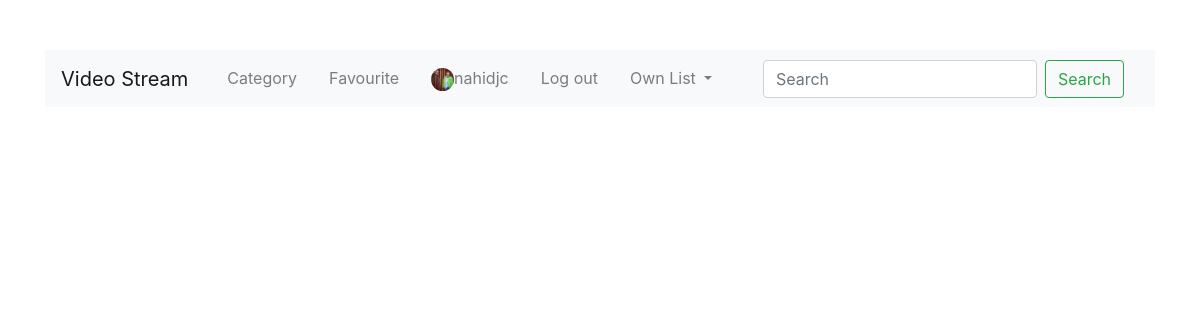
The page /stream/my-videos/ (signed in) on the database as committed earlier.
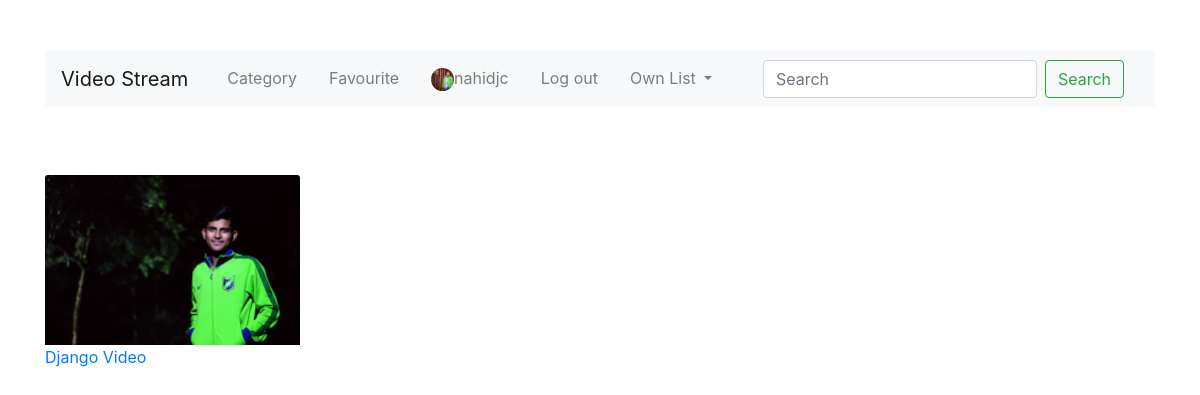
The same page on the database as committed later.
### Login_App/models.py (models this page shows, shortened)
class Profile(models.Model):
    user = models.OneToOneField(
        User, on_delete=models.CASCADE, related_name='profile')
    profile_picture = models.ImageField(
        upload_to='profile_picture', blank=True)
    about = models.CharField(max_length=250, blank=True)
    fullname = models.CharField(max_length=255, blank=True)
    website = models.URLField(blank=True)

### Stream_App/models.py (models this page shows, shortened)
class Video(models.Model):
    user = models.ForeignKey(
        User, on_delete=models.CASCADE, related_name='post_user')
    video_title = models.CharField(max_length=250, verbose_name='Put a Title')
    slug = models.SlugField(max_length=250, unique=True)
    video_content = models.FileField(
        verbose_name='Upload Video', upload_to='videos')
    thumbnail = models.ImageField(
        verbose_name='Add to Thumbnail', upload_to='thumbnails', blank=True)
    publish_date = models.DateTimeField(auto_now_add=True)
    update_date = models.DateTimeField(auto_now=True)
    class Meta:
        ordering = ['-publish_date']

### Stream_App/views.py (the view)
# urls.py: path('my-videos/', views.MyVideos.as_view(), name='my_videos'),
class MyVideos(LoginRequiredMixin, TemplateView):
    template_name = "Stream_App/myvideos.html"

### templates/Stream_App/myvideos.html (shortened to what this page needs)
{% extends 'base.html'%}
{% load crispy_forms_tags %}
{% block body_block %}
{% include "navbar.html" %}
<div class="card-deck">
    <div class="container">
        <div class="row mb-5 pb-5">
            {% for video in user.post_user.all %}
            <div class="col-md-3 mt-5">
                <img src="/media/{{video.thumbnail}}" class="img-fluid card-img-top" alt="">
                <a href="{% url 'Stream_App:details_videos' slug=video.slug %}" class="text">{{video.video_title}}</a>
            </div>
            {% endfor %}
        </div>
    </div>
</div>
{% endblock %}

### templates/base.html (shortened to what this page needs)
<!doctype html>
{% load static %}
<html lang="en">
<head>
    <link rel="stylesheet" href="https://stackpath.bootstrapcdn.com/bootstrap/4.5.2/css/bootstrap.min.css"
>
    <link rel="stylesheet" href="{% static 'css/mystyle.css' %}">
</head>
<body>
    <div class="container" style='padding-top:50px'>
        {% block body_block %}
        {% endblock %}
</body>
</html>

### templates/navbar.html (shortened to what this page needs)
<!DOCTYPE html>
{% load static %}
<head>
    <link rel="stylesheet" href="https://stackpath.bootstrapcdn.com/bootstrap/4.5.2/css/bootstrap.min.css"
>
    <link rel="stylesheet" href="https://cdnjs.cloudflare.com/ajax/libs/font-awesome/4.7.0/css/font-awesome.min.css">
    <link rel="stylesheet" href="{% static 'css/mystyle.css' %}">
</head>
<body>
    <nav class="navbar navbar-expand-lg navbar-light bg-light">
        <a class="navbar-brand" href="{% url 'home' %}">Video Stream</a>
        <div class="collapse container navbar-collapse" id="navbarSupportedContent">
            <ul class="navbar-nav mr-auto">
                <li class="nav-item pr-3">
                    <a class="nav-link" href="#">Category</a>
                </li>
                <li class="nav-item pr-3">
                    <a class="nav-link" href="#">Favourite</a>
                </li>
                {% if user.is_authenticated %}
                <li class="nav-item pr-3">
                    {% if user.profile.profile_picture %}
                    <a class="nav-link" href="{% url 'Login_App:profile' %}"><img
                            src="/media/{{user.profile.profile_picture}}" alt="" width="23px" height="23px"
                            class="rounded-circle">{{user.username}}</a>
                    {% else %}
                    <a class="nav-link" href="{% url 'Login_App:profile' %}"><img src="/static/images/avatar.jpg"
                            width="23px" height="23px" class="rounded-circle" alt="default">{{user.username}}</a>
                    {% endif %}
                </li>
                <li class="nav-item pr-3">
                    <a class="nav-link" href="{% url 'Login_App:logout' %}">Log out</a>
                </li>
                {% endif %}
                <li class="nav-item dropdown pr-3">
                    <a class="nav-link dropdown-toggle" href="#" id="navbarDropdown" role="button"
                        data-toggle="dropdown" aria-haspopup="true" aria-expanded="false">
                        Own List
                    </a>
                </li>
            </ul>
            <form class="form-inline my-2 my-lg-0" method="GET">
                <input class="form-control mr-sm-2" type="search" placeholder="Search" aria-label="Search"
                    name="search">
                <button class="btn btn-outline-success my-2 my-sm-0" type="submit">Search</button>
            </form>
        </div>
    </nav>
    <div class="container" style='padding-top:20px'>
    </div>
</body>
</html>

Rows that differ between the two databases and show on the page:
added Video: thumbnail (picture), video_title "Django Video"
